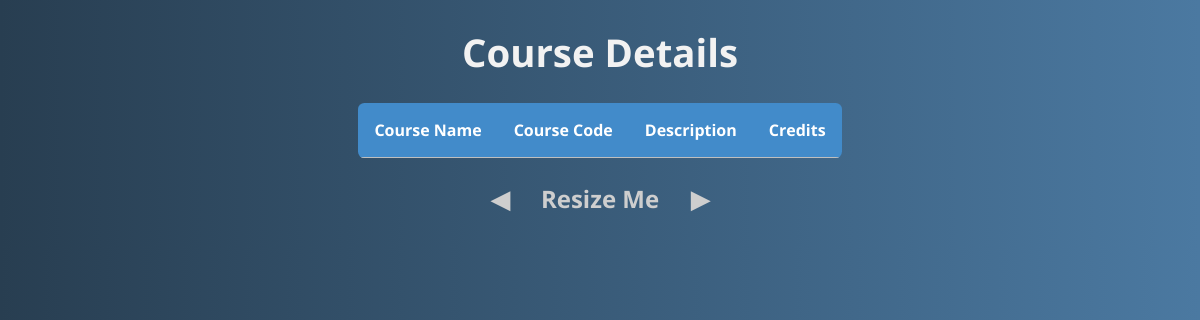
/viewCourse, run on an earlier commit of the app's database.
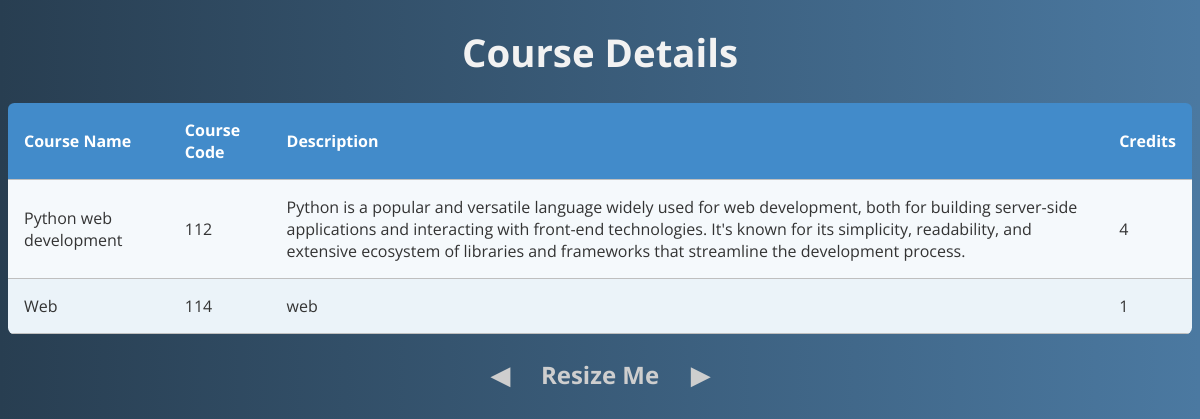
And on a later commit of the database.
### myApp/models.py (models this page shows)
class courseModel(models.Model):
    course_name = models.CharField(max_length=100)
    course_code = models.CharField(max_length=10)
    description = models.TextField()
    credits = models.IntegerField()

### myProject/views.py (the view)
# urls.py: path('viewCourse', coursePage),
def coursePage(request):
    courseData = courseModel.objects.all()
    context = {
        'courses': courseData,
    }
    return render(request, 'viewCourse.html', context)

### Template/viewCourse.html (shortened to what this page needs)
<!DOCTYPE html>
<html lang="en">
  <head>
  </head>
  <body>
    <div class="container">
      <h1>Course Details</h1>
      <table class="rwd-table">
        <tbody>
          <tr>
            <th>Course Name</th>
            <th>Course Code</th>
            <th>Description</th>
            <th>Credits</th>
          </tr>
          {% for i in courses %}
          <tr>
            <td data-th="Supplier Code">{{i.course_name}}</td>
            <td data-th="Supplier Name">{{i.course_code}}</td>
            <td data-th="Invoice Number">{{i.description}}</td>
            <td data-th="Invoice Date">{{i.credits}}</td>
          </tr>
          {% endfor %}
        </tbody>
      </table>
      <h3>Resize Me</h3>
    </div>
  </body>
</html>

What changed in the data, as far as the page shows it:
added courseModel: course_name "Python web development", course_code "112", description "Python is a popular and versatile language widely used for web development, both for building server-side applications and interacting with front-end technologies. It's known for its simplicity, readability, and extensive ecosystem of libraries and frameworks that streamline the development process.", credits "4"
added courseModel: course_name "Web", course_code "114", description "web", credits "1"
